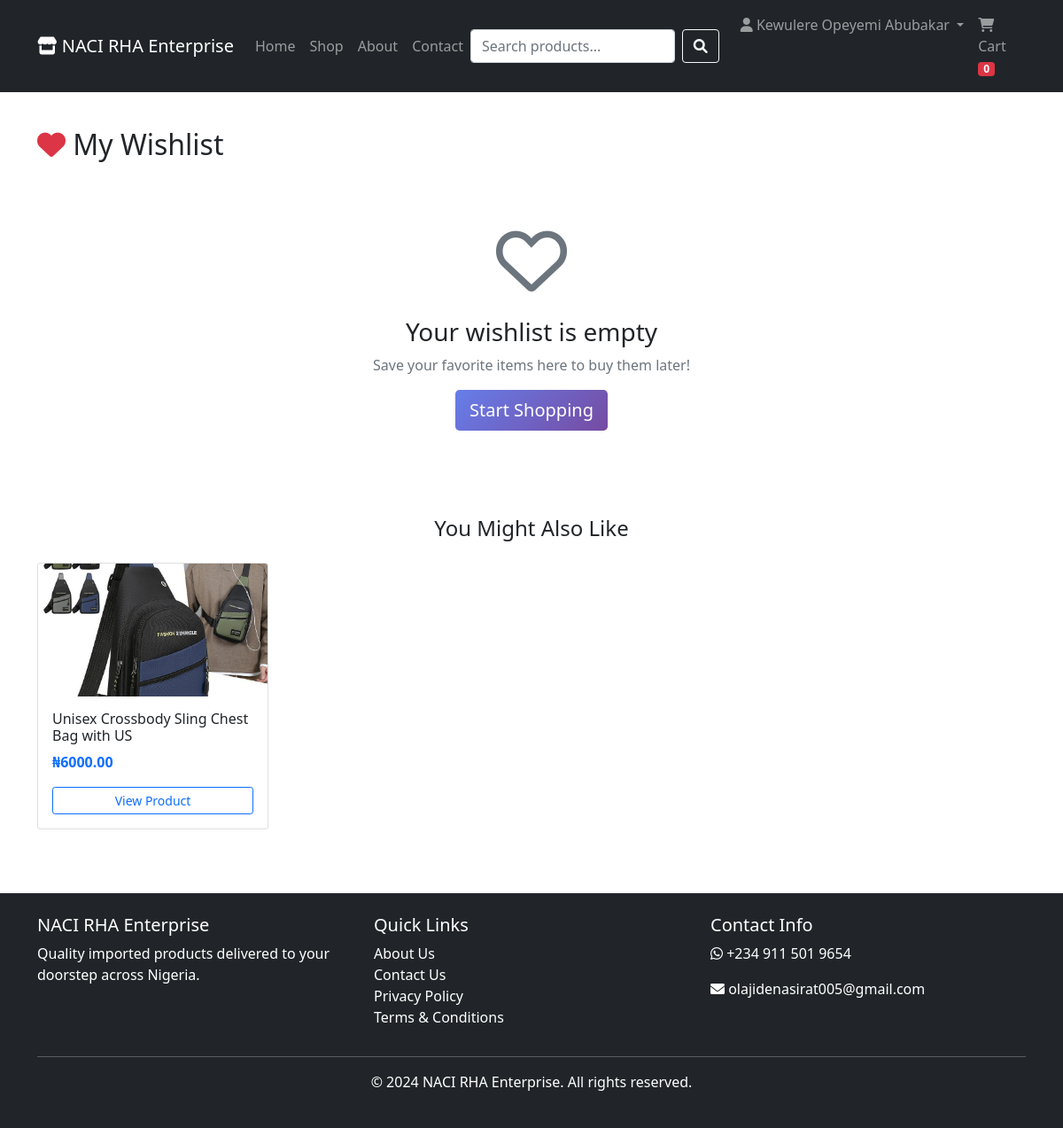
Page /wishlist (signed in) on the committed database.
### models.py (models this page shows, shortened)
class User(UserMixin, db.Model):
    __tablename__ = 'users'
    id = db.Column(db.Integer, primary_key=True)
    email = db.Column(db.String(120), unique=True, nullable=False)
    password_hash = db.Column(db.String(200), nullable=False)
    full_name = db.Column(db.String(100), nullable=False)
    phone = db.Column(db.String(20), nullable=False)
    address = db.Column(db.Text)
    city = db.Column(db.String(50))
    state = db.Column(db.String(50))
    is_admin = db.Column(db.Boolean, default=False)
    created_at = db.Column(db.DateTime, default=datetime.utcnow)
    orders = db.relationship('Order', backref='user', lazy=True)
    wishlist = db.relationship('Wishlist', backref='user', lazy=True)
    reviews = db.relationship('Review', backref='user', lazy=True)

class Product(db.Model):
    __tablename__ = 'products'
    id = db.Column(db.Integer, primary_key=True)
    name = db.Column(db.String(200), nullable=False)
    description = db.Column(db.Text, nullable=False)
    price = db.Column(db.Float, nullable=False)
    compare_price = db.Column(db.Float)
    stock = db.Column(db.Integer, default=0)
    sku = db.Column(db.String(50), unique=True)
    brand = db.Column(db.String(100))
    rating = db.Column(db.Float, default=0)
    rating_count = db.Column(db.Integer, default=0)
    is_featured = db.Column(db.Boolean, default=False)
    is_bestseller = db.Column(db.Boolean, default=False)
    is_new = db.Column(db.Boolean, default=False)
    discount_percent = db.Column(db.Integer, default=0)
    created_at = db.Column(db.DateTime, default=datetime.utcnow)
    category_id = db.Column(db.Integer, db.ForeignKey('categories.id'))
    images = db.relationship('ProductImage', backref='product', lazy=True)
    order_items = db.relationship('OrderItem', backref='product', lazy=True)
    reviews = db.relationship('Review', backref='product', lazy=True)

class ProductImage(db.Model):
    __tablename__ = 'product_images'
    id = db.Column(db.Integer, primary_key=True)
    product_id = db.Column(db.Integer, db.ForeignKey('products.id'), nullable=False)
    image_url = db.Column(db.String(200), nullable=False)
    is_main = db.Column(db.Boolean, default=False)

### app.py (the view, shortened to what this page needs)
@app.route('/wishlist')
@login_required
def wishlist():
    wishlist_entries = Wishlist.query.filter_by(user_id=current_user.id).all()
    wishlist_items = []
    suggested_products = Product.query.filter_by(is_bestseller=True).limit(4).all()
    if not suggested_products:
        suggested_products = Product.query.filter_by(is_featured=True).limit(4).all()
    if not suggested_products:
        suggested_products = Product.query.limit(4).all()
    return render_template('wishlist.html',
                         wishlist_items=wishlist_items,
                         products=suggested_products)

### app.py (called while the page is built)
@login_manager.user_loader
def load_user(user_id):
    return User.query.get(int(user_id))

### templates/wishlist.html (shortened to what this page needs)
{% extends "base.html" %}
{% block content %}
<div class="container my-4">
    <h2 class="mb-4">
        <i class="fas fa-heart text-danger"></i> My Wishlist
    </h2>
    {% if wishlist_items %}
        <div class="row g-4">
            {% for item in wishlist_items %}
            <div class="col-md-3 col-sm-6">
                <div class="card product-card h-100">
                    {% set product = item.product %}
                    {% if product.discount_percent > 0 %}
                    <span class="discount-badge">-{{ product.discount_percent }}%</span>
                    {% endif %}
                    <img src="{{ url_for('static', filename='uploads/' + (product.images[0].image_url if product.images else 'placeholder.png')) }}"
                         class="card-img-top"
                         alt="{{ product.name }}"
                         style="height: 200px; object-fit: cover;">
                    <div class="card-body">
                        <h6 class="card-title">{{ product.name[:50] }}</h6>
                        {% if product.brand %}
                        <p class="small text-muted mb-2">{{ product.brand }}</p>
                        {% endif %}
                        <div class="price mb-2">
                            {% if product.discount_percent > 0 %}
                            <span class="text-muted text-decoration-line-through">₦{{ "%.2f"|format(product.price) }}</span>
                            <span class="text-danger fw-bold ms-2">₦{{ "%.2f"|format(product.final_price) }}</span>
                            {% else %}
                            <span class="text-primary fw-bold">₦{{ "%.2f"|format(product.price) }}</span>
                            {% endif %}
                        </div>
                        <div class="rating mb-3">
                            {% for i in range(5) %}
                                {% if i < product.rating|int %}
                                <i class="fas fa-star text-warning"></i>
                                {% else %}
                                <i class="far fa-star text-warning"></i>
                                {% endif %}
                            {% endfor %}
                            <span class="small text-muted">({{ product.rating_count }})</span>
                        </div>
                        <div class="mb-3">
                            {% if product.in_stock %}
                            <span class="badge bg-success">In Stock ({{ product.stock }} available)</span>
                            {% else %}
                            <span class="badge bg-danger">Out of Stock</span>
                            {% endif %}
                        </div>
                        <div class="d-grid gap-2">
                            {% if product.in_stock %}
                            <form action="{{ url_for('add_to_cart', product_id=product.id) }}" method="post">
                                <input type="hidden" name="quantity" value="1">
                                <button type="submit" class="btn btn-primary w-100">
                                    <i class="fas fa-shopping-cart"></i> Add to Cart
                                </button>
                            </form>
                            {% else %}
                            <button class="btn btn-secondary w-100" disabled>
                                <i class="fas fa-ban"></i> Out of Stock
                            </button>
                            {% endif %}
                            <a href="{{ url_for('product_detail', product_id=product.id) }}" class="btn btn-outline-secondary">
                                <i class="fas fa-eye"></i> Quick View
                            </a>
                            <a href="{{ url_for('remove_from_wishlist', product_id=product.id) }}"
                               class="btn btn-outline-danger"
                               onclick="return confirm('Remove this item from your wishlist?')">
                                <i class="fas fa-trash"></i> Remove
                            </a>
                        </div>
                    </div>
                </div>
            </div>
            {% endfor %}
        </div>
        <div class="row mt-5">
            <div class="col-12">
                <div class="card bg-light">
                    <div class="card-body">
                        <div class="row align-items-center">
                            <div class="col-md-6">
                                <h5 class="mb-0">{{ wishlist_items|length }} items in your wishlist</h5>
                            </div>
                            <div class="col-md-6 text-md-end">
                                <form action="{{ url_for('add_all_to_cart') }}" method="post">
                                    <button type="submit" class="btn btn-success">
                                        <i class="fas fa-shopping-cart"></i> Add All to Cart
                                    </button>
                                </form>
                            </div>
                        </div>
                    </div>
                </div>
            </div>
        </div>
    {% else %}
        <div class="text-center py-5">
            <i class="far fa-heart fa-5x text-muted mb-4"></i>
            <h3>Your wishlist is empty</h3>
            <p class="text-muted">Save your favorite items here to buy them later!</p>
            <a href="{{ url_for('shop') }}" class="btn btn-primary btn-lg">Start Shopping</a>
        </div>
        {% if products %}
        <div class="mt-5">
            <h4 class="text-center mb-4">You Might Also Like</h4>
            <div class="row g-4">
                {% for product in products %}
                <div class="col-md-3 col-sm-6">
                    <div class="card h-100">
                        <img src="{{ url_for('static', filename='uploads/' + (product.images[0].image_url if product.images else 'placeholder.png')) }}"
                             class="card-img-top"
                             style="height: 150px; object-fit: cover;">
                        <div class="card-body">
                            <h6 class="card-title">{{ product.name[:40] }}</h6>
                            <p class="text-primary fw-bold">₦{{ "%.2f"|format(product.price) }}</p>
                            <a href="{{ url_for('product_detail', product_id=product.id) }}" class="btn btn-sm btn-outline-primary w-100">View Product</a>
                        </div>
                    </div>
                </div>
                {% endfor %}
            </div>
        </div>
        {% endif %}
    {% endif %}
</div>
{% endblock %}

### templates/base.html (shortened to what this page needs)
<!DOCTYPE html>
<html lang="en">
<head>
    <link href="https://cdn.jsdelivr.net/npm/bootstrap@5.1.3/dist/css/bootstrap.min.css" rel="stylesheet">
    <link rel="stylesheet" href="https://cdnjs.cloudflare.com/ajax/libs/font-awesome/6.0.0/css/all.min.css">
    <link rel="stylesheet" href="{{ url_for('static', filename='css/style.css') }}">
</head>
<body>
    <nav class="navbar navbar-expand-lg navbar-dark bg-dark">
        <div class="container">
            <a class="navbar-brand" href="{{ url_for('index') }}">
                <i class="fas fa-store"></i> NACI RHA Enterprise
            </a>
            <div class="collapse navbar-collapse" id="navbarNav">
                <ul class="navbar-nav me-auto">
                    <li class="nav-item"><a class="nav-link" href="{{ url_for('index') }}">Home</a></li>
                    <li class="nav-item"><a class="nav-link" href="{{ url_for('shop') }}">Shop</a></li>
                    <li class="nav-item"><a class="nav-link" href="{{ url_for('about') }}">About</a></li>
                    <li class="nav-item"><a class="nav-link" href="{{ url_for('contact') }}">Contact</a></li>
                </ul>
                <form class="d-flex me-3" action="{{ url_for('shop') }}" method="get">
                    <input class="form-control me-2" type="search" name="search" placeholder="Search products...">
                    <button class="btn btn-outline-light" type="submit"><i class="fas fa-search"></i></button>
                </form>
                <ul class="navbar-nav">
                    {% if current_user.is_authenticated %}
                        {% if current_user.is_admin %}
                            <li class="nav-item dropdown">
                                <a class="nav-link dropdown-toggle" href="#" id="adminDropdown" role="button" data-bs-toggle="dropdown">
                                    <i class="fas fa-crown"></i> Admin Panel
                                </a>
                                <ul class="dropdown-menu">
                                    <li><a class="dropdown-item" href="{{ url_for('admin_dashboard') }}">Dashboard</a></li>
                                    <li><hr class="dropdown-divider"></li>
                                    <li><a class="dropdown-item" href="{{ url_for('admin_products') }}">Manage Products</a></li>
                                    <li><a class="dropdown-item" href="{{ url_for('admin_add_product') }}">Add New Product</a></li>
                                    <li><a class="dropdown-item" href="{{ url_for('admin_orders') }}">Manage Orders</a></li>
                                    <li><a class="dropdown-item" href="{{ url_for('admin_messages') }}">Contact Messages</a></li>
                                <li><hr class="dropdown-divider"></li>
                                <li><a class="dropdown-item" href="{{ url_for('logout') }}">Logout</a></li>
                                </ul>
                            </li>
                        {% else %}
                        <li class="nav-item dropdown">
                            <a class="nav-link dropdown-toggle" href="#" id="userDropdown" role="button" data-bs-toggle="dropdown">
                                <i class="fas fa-user"></i> {{ current_user.full_name }}
                            </a>
                        </li>
                        {% endif %}
                    {% else %}
                        <li class="nav-item"><a class="nav-link" href="{{ url_for('login') }}"><i class="fas fa-sign-in-alt"></i> Login</a></li>
                        <li class="nav-item"><a class="nav-link" href="{{ url_for('register') }}"><i class="fas fa-user-plus"></i> Register</a></li>
                    {% endif %}
                    <li class="nav-item"><a class="nav-link" href="{{ url_for('cart') }}"><i class="fas fa-shopping-cart"></i> Cart <span id="cart-count" class="badge bg-danger">0</span></a></li>
                </ul>
            </div>
        </div>
    </nav>
    <div class="content-wrapper">
        {% block content %}{% endblock %}
    </div>
    <footer class="bg-dark text-white mt-5 py-4">
        <div class="container">
            <div class="row">
                <div class="col-md-4">
                    <h5>NACI RHA Enterprise</h5>
                    <p>Quality imported products delivered to your doorstep across Nigeria.</p>
                </div>
                <div class="col-md-4">
                    <h5>Quick Links</h5>
                    <ul class="list-unstyled">
                        <li><a href="{{ url_for('about') }}" class="text-white">About Us</a></li>
                        <li><a href="{{ url_for('contact') }}" class="text-white">Contact Us</a></li>
                        <li><a href="#" class="text-white">Privacy Policy</a></li>
                        <li><a href="#" class="text-white">Terms & Conditions</a></li>
                    </ul>
                </div>
                <div class="col-md-4">
                    <h5>Contact Info</h5>
                    <p><i class="fab fa-whatsapp"></i> +234 911 501 9654</p>
                    <p><i class="fas fa-envelope"></i> olajidenasirat005@gmail.com</p>
                </div>
            </div>
            <hr>
            <div class="text-center">
                <p>&copy; 2024 NACI RHA Enterprise. All rights reserved.</p>
            </div>
        </div>
    </footer>
</body>
</html>

### static/css/style.css (style rules this page uses)
html, body { height: 100%; margin: 0; padding: 0; }
body { display: flex; flex-direction: column; min-height: 100vh; }
.content-wrapper { flex: 1 0 auto; }
footer { flex-shrink: 0; margin-top: auto; }
.container { flex: 1; }
#cart-count { font-size: 12px; padding: 2px 6px; }
footer a { text-decoration: none; transition: color 0.2s; }

### templates/wishlist.html (style rules this page uses)
.btn-primary { background: linear-gradient(135deg, #667eea 0%, #764ba2 100%); border: none; }

### rows in the picture
User: full_name "Kewulere Opeyemi Abubakar"
Product: image_url (picture), name "Unisex Crossbody Sling Chest Bag with US", price "6000.00"
